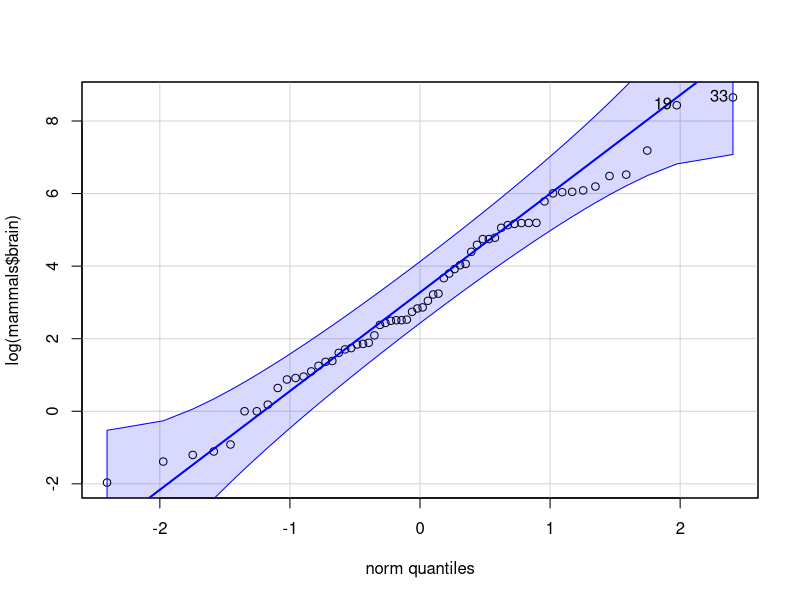
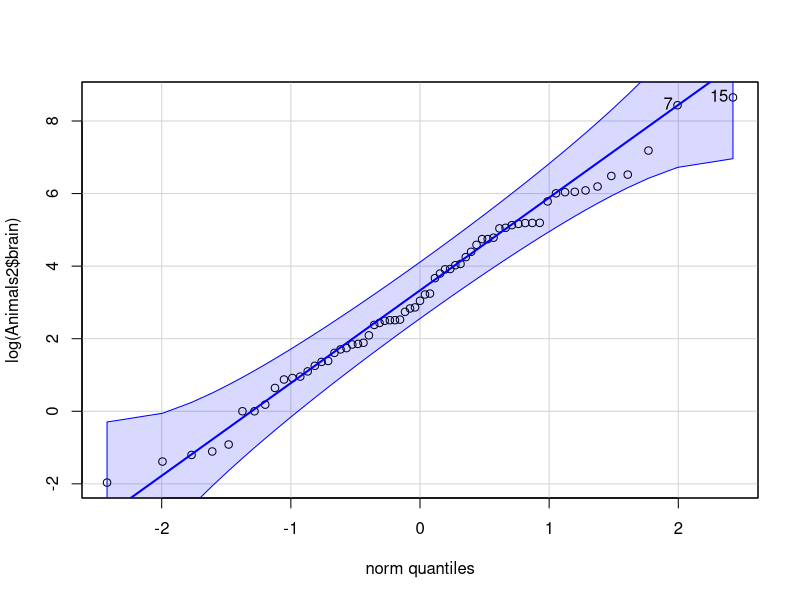
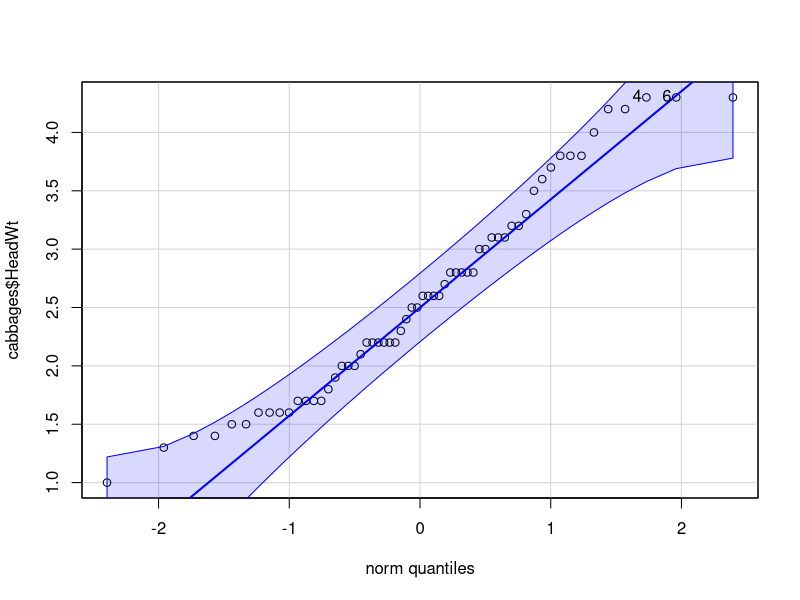
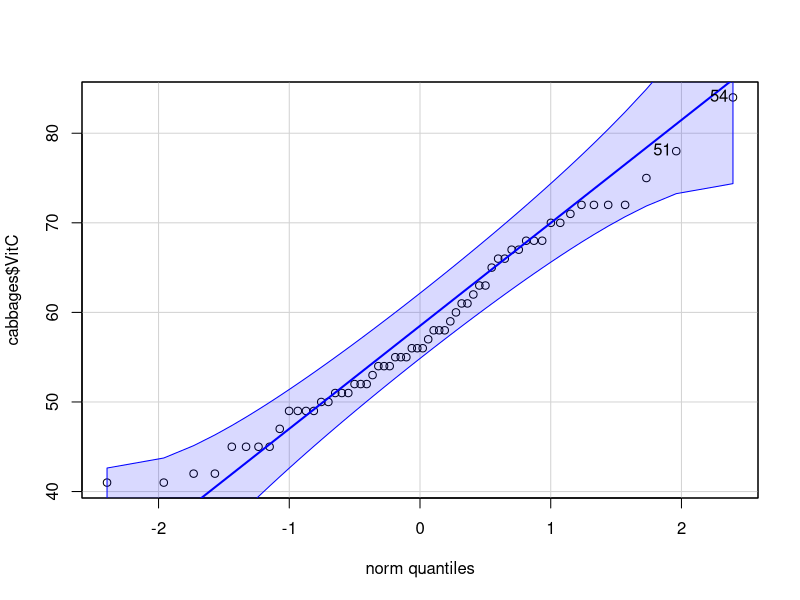
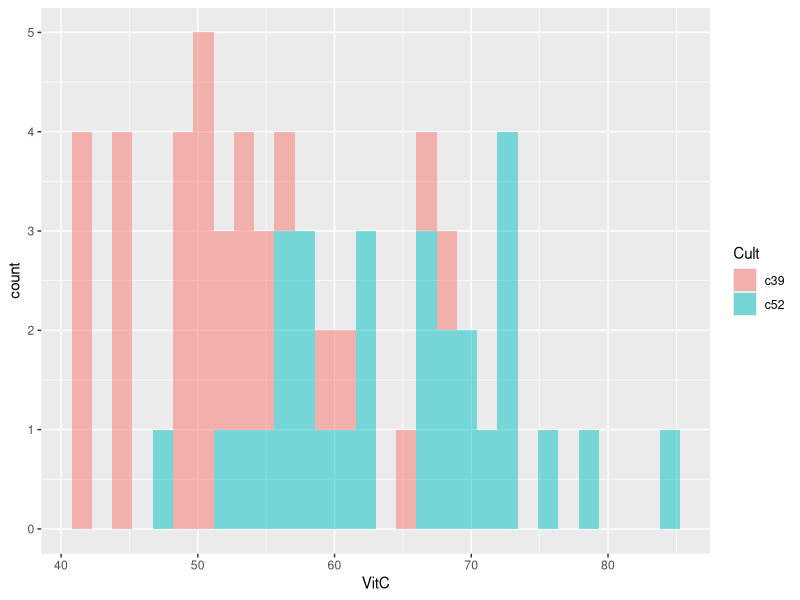

R code for these plots, in order:
## ---- chunk 1

# CONFIGURACIÓN GENERAL
library(knitr)
options(width = 100)
# Opciones generales chunks

## PARA GENERAR SOLO LOS ENUNCIADO include=FALSE
#opts_chunk$set(echo=F,message = F, error = F, warning = F, comment = NA, fig.align = 'center', dpi = 100, tidy = F, cache.path = '.cache/', fig.path = './figure/', include=FALSE)

## PARA Incluir la soluciones SOLO LOS ENUNCIADO include=TRUE
opts_chunk$set(echo=T,message = F, error = F, warning = F, comment = NA, fig.align = 'center', dpi = 100, tidy = F, cache.path = '.cache/', fig.path = './figure/', include=TRUE)


#options(xtable.type = 'html')
knit_hooks$set(inline = function(x) {
  
  if(is.numeric(x)) {
    round(x, getOption('digits'))
  } else {
    paste(as.character(x), collapse = ', ')
  }
})
#knit_hooks$set(plot = knitr:::hook_plot_html)
## ---- chunk 2
# Especificamos las librerías necesarias en esta lista

packages = c("MASS","knitr","tidyverse","robustbase","car")

#use this function to check if each package is on the local machine
#if a package is installed, it will be loaded
#if any are not, the missing package(s) will be installed and loaded
package.check <- lapply(packages, FUN = function(x) {
  if (!require(x, character.only = TRUE)) {
    install.packages(x, dependencies = TRUE)
    library(x, character.only = TRUE)
  }
})

#verify they are loaded
#search()

## ---- chunk 3
    library(robustbase)
    library(MASS)

    dfm<- mammals
    dfa <- Animals2

    summarise(dfm)
## ---- chunk 4
    dim(dfm)
    dim(dfa)
## ---- chunk 5
    head(dfm)
    head(dfa)
## ---- chunk 6
    tail(dfm)
    tail(dfa)
## ---- chunk 7
    str(dfm)
    str(dfa)
## ---- chunk 8
    rownames(dfm)
## ---- chunk 9
    colnames(dfm)
## ---- chunk 10
    rownames(dfa)
## ---- chunk 11
    colnames(dfa)
## ---- chunk 12
    commonAnimals <- intersect(dfm, dfa)
    commonAnimals
## ---- chunk 13
    #Animales de dfm que no estan en dfa.
    dif_m <- setdiff(rownames(dfm),rownames(dfa))
    #Animales de dfa que no estan en dfm.
    dif_a <- setdiff(rownames(dfa),rownames(dfm))
    #La union de ambos conjuntos de animales es el conjunto de los animales que no están en ambos conjuntos.
    dif_total <- c(dif_m, dif_a)
    dif_total
    #El número total de animales es:
    length(dif_total)
    #Parece que son una mezcla entre dinosaurios y mamiferos.

## ---- chunk 14
qqPlot(log(mammals$brain))
## ---- chunk 15
qqPlot(log(Animals2$brain))

## ---- chunk 16
    #a)
    libReturn <- library()
    libReturn
    #b)
    head(libReturn$results, n = 5)
    #c) 
    length(libReturn[[2]]) 
    #El numero de librerias que tengo es 717.







## ---- chunk 17
#a)
head(cabbages)
dim(cabbages)
tail(cabbages)
glimpse(cabbages)
str(cabbages)
#b)
any(is.na(cabbages))
colSums(sapply(cabbages, is.na))
#c)
library(car)
head(Chile)
dim(Chile)
tail(Chile)
glimpse(Chile)
str(Chile)
#d)
summary(cabbages)
summary(Chile)


## ---- chunk 18
qqPlot(cabbages$HeadWt)
## ---- chunk 19
qqPlot(cabbages$VitC)
## ---- chunk 20
ggplot(cabbages, aes(VitC, fill= Cult))+ geom_histogram(alpha = 0.5)


## ---- chunk 21
















## ---- chunk 22
